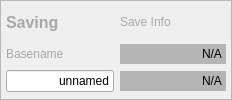
         <widget class="QFrame" name="frame_5">
          <property name="styleSheet">
           <string notr="true">#frame_5{
border: 1px solid rgb(168,168,168)
}</string>
          </property>
          <property name="frameShape">
           <enum>QFrame::StyledPanel</enum>
          </property>
          <property name="frameShadow">
           <enum>QFrame::Raised</enum>
          </property>
          <layout class="QGridLayout" name="gridLayout_3">
           <property name="leftMargin">
            <number>5</number>
           </property>
           <property name="topMargin">
            <number>5</number>
           </property>
           <property name="rightMargin">
            <number>5</number>
           </property>
           <property name="bottomMargin">
            <number>4</number>
           </property>
           <item row="0" column="0">
            <widget class="QLabel" name="label_Saving">
             <property name="sizePolicy">
              <sizepolicy hsizetype="Preferred" vsizetype="Fixed">
               <horstretch>0</horstretch>
               <verstretch>0</verstretch>
              </sizepolicy>
             </property>
             <property name="minimumSize">
              <size>
               <width>0</width>
               <height>32</height>
              </size>
             </property>
             <property name="font">
              <font>
               <pointsize>12</pointsize>
               <weight>75</weight>
               <bold>true</bold>
              </font>
             </property>
             <property name="styleSheet">
              <string notr="true">#label_Saving{
color: rgb(168, 168, 168)
}</string>
             </property>
             <property name="text">
              <string>Saving</string>
             </property>
            </widget>
           </item>
           <item row="1" column="0">
            <widget class="QLabel" name="label_Basename">
             <property name="styleSheet">
              <string notr="true">#label_Basename{
color: rgb(168, 168, 168)
}</string>
             </property>
             <property name="text">
              <string>Basename</string>
             </property>
            </widget>
           </item>
           <item row="2" column="0">
            <widget class="QLineEdit" name="lineEdit_FileName">
             <property name="minimumSize">
              <size>
               <width>0</width>
               <height>20</height>
              </size>
             </property>
             <property name="styleSheet">
              <string notr="true"/>
             </property>
             <property name="text">
              <string>unnamed</string>
             </property>
             <property name="alignment">
              <set>Qt::AlignRight|Qt::AlignTrailing|Qt::AlignVCenter</set>
             </property>
            </widget>
           </item>
           <item row="2" column="1">
            <widget class="QLineEdit" name="lineEdit_ImageDir">
             <property name="minimumSize">
              <size>
               <width>0</width>
               <height>20</height>
              </size>
             </property>
             <property name="toolTip">
              <string>Updates when scan starts</string>
             </property>
             <property name="styleSheet">
              <string notr="true">#lineEdit_ImageDir{
background: rgb(181, 181, 181);
border: grey;
}</string>
             </property>
             <property name="text">
              <string>N/A</string>
             </property>
             <property name="alignment">
              <set>Qt::AlignRight|Qt::AlignTrailing|Qt::AlignVCenter</set>
             </property>
             <property name="readOnly">
              <bool>true</bool>
             </property>
            </widget>
           </item>
           <item row="1" column="1">
            <widget class="QLineEdit" name="lineEdit_ImageNum">
             <property name="minimumSize">
              <size>
               <width>0</width>
               <height>20</height>
              </size>
             </property>
             <property name="toolTip">
              <string>Updates when scan starts</string>
             </property>
             <property name="styleSheet">
              <string notr="true">#lineEdit_ImageNum{
background: rgb(181, 181, 181);
border: grey;
}</string>
             </property>
             <property name="text">
              <string>N/A</string>
             </property>
             <property name="alignment">
              <set>Qt::AlignRight|Qt::AlignTrailing|Qt::AlignVCenter</set>
             </property>
             <property name="readOnly">
              <bool>true</bool>
             </property>
            </widget>
           </item>
           <item row="0" column="1">
            <widget class="QLabel" name="label_ImageDir">
             <property name="sizePolicy">
              <sizepolicy hsizetype="Preferred" vsizetype="Fixed">
               <horstretch>0</horstretch>
               <verstretch>0</verstretch>
              </sizepolicy>
             </property>
             <property name="styleSheet">
              <string notr="true">#label_ImageDir{
color: rgb(168, 168, 168)
}</string>
             </property>
             <property name="text">
              <string>Save Info</string>
             </property>
            </widget>
           </item>
          </layout>
         </widget>
